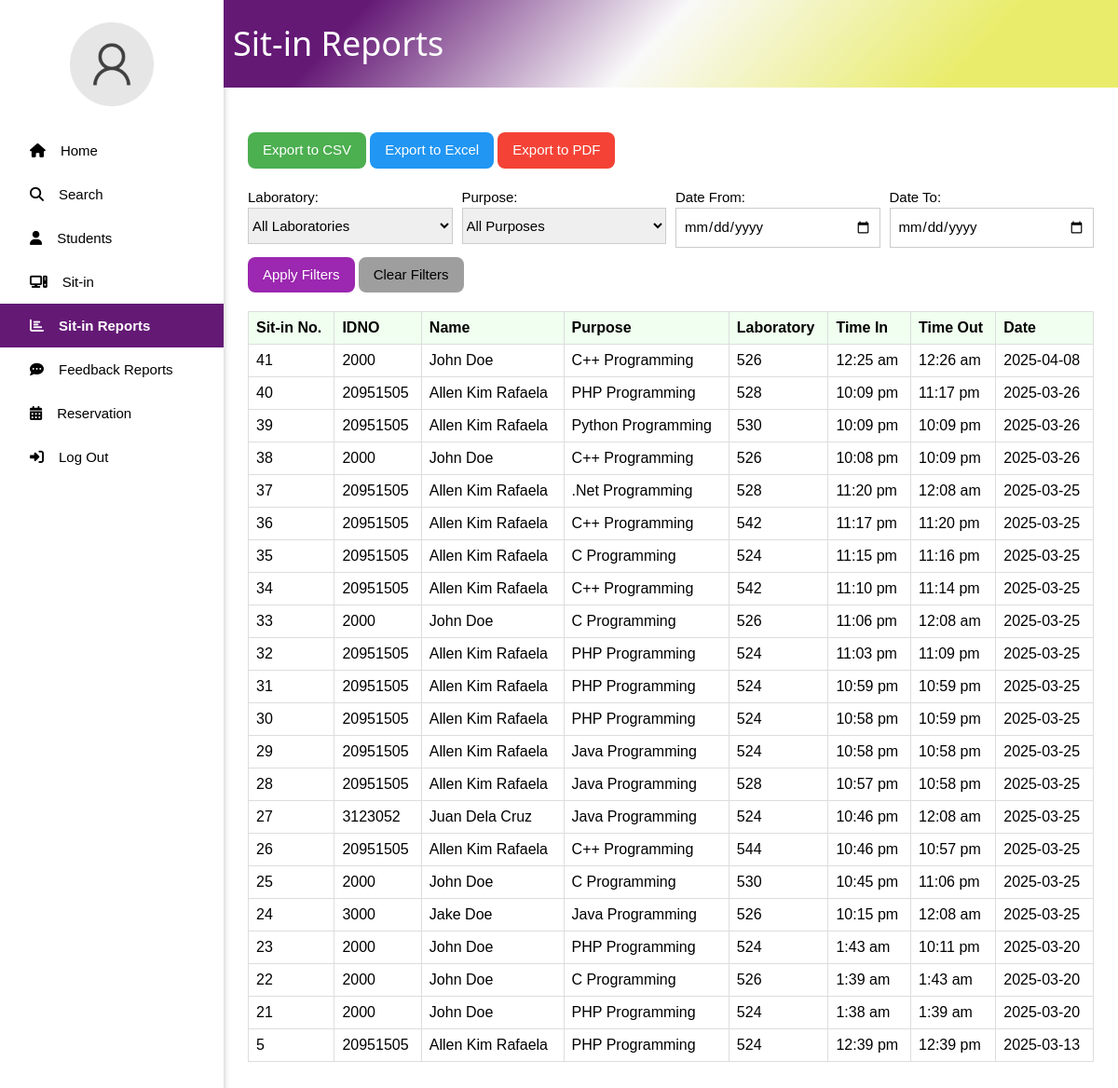
The app's page /SitinReports.php (signed in) with its own data.
### tables this page shows
CREATE TABLE `sitin_records` (
  `ID` int(11) NOT NULL,
  `IDNO` int(11) NOT NULL,
  `PURPOSE` varchar(255) NOT NULL,
  `LABORATORY` varchar(255) NOT NULL,
  `TIME_IN` datetime NOT NULL DEFAULT current_timestamp(),
  `TIME_OUT` datetime DEFAULT NULL
);

CREATE TABLE `user` (
  `ID` int(11) NOT NULL,
  `IDNO` int(11) NOT NULL,
  `LASTNAME` varchar(30) NOT NULL,
  `FIRSTNAME` varchar(30) NOT NULL,
  `MIDDLENAME` varchar(30) DEFAULT NULL,
  `COURSE` varchar(30) NOT NULL,
  `YEAR_LEVEL` int(11) NOT NULL,
  `USERNAME` varchar(30) NOT NULL,
  `PASSWORD` varchar(255) NOT NULL,
  `PROFILE_PIC` varchar(255) NOT NULL DEFAULT 'images/default_pic.png',
  `SESSION_COUNT` int(11) DEFAULT 30
);

### SitinReports.php (the view, shortened to what this page needs)
<?php
include 'connect.php';
$username = $_SESSION['user']['USERNAME'];
$sql_profile = "SELECT PROFILE_PIC FROM user WHERE USERNAME = ?";
$stmt_profile = $conn->prepare($sql_profile);
$stmt_profile->bind_param("s", $username);
$stmt_profile->execute();
$result_profile = $stmt_profile->get_result();
$user = $result_profile->fetch_assoc();
$date_from = isset($_GET['date_from']) ? $_GET['date_from'] : '';
$date_to = isset($_GET['date_to']) ? $_GET['date_to'] : '';
$sql_sitins = "SELECT sr.ID, u.IDNO, CONCAT(u.FIRSTNAME, ' ', u.LASTNAME) AS Name, sr.PURPOSE, sr.LABORATORY, sr.TIME_IN, sr.TIME_OUT
               FROM sitin_records sr
               JOIN user u ON sr.IDNO = u.IDNO
               WHERE 1=1";
$sql_sitins .= " ORDER BY sr.TIME_IN DESC";
$stmt_sitins = $conn->prepare($sql_sitins);
$stmt_sitins->execute();
$result_sitins = $stmt_sitins->get_result();
$sitin_records = [];
if ($result_sitins->num_rows > 0) {
    while ($row = $result_sitins->fetch_assoc()) {
        $sitin_records[] = $row;
    }
}
?>
<!DOCTYPE html>
<html lang="en">
<head>
    <link rel="stylesheet" href="w3.css">
    <link rel="stylesheet" href="side_nav.css">
</head>
<body>
    <div class="w3-sidebar w3-bar-block w3-collapse w3-card w3-animate-left" style="width:20%;" id="mySidebar">
        <div class="profile w3-center w3-margin w3-padding">
            <?php
            $profile_pic = isset($user['PROFILE_PIC']) ? $user['PROFILE_PIC'] : 'images/default_pic.png';
            ?>
            <img src="<?php echo htmlspecialchars($profile_pic); ?>" alt="profile_pic" style="width: 90px; height:90px;">
        </div>
        <a href="admin.php" class="w3-bar-item w3-button"><i class="fa-solid fa-house w3-padding"></i><span>Home</span></a>
        <a href="#" onclick="document.getElementById('searchModal').style.display='block'" class="w3-bar-item w3-button"><i class="fa-solid fa-magnifying-glass w3-padding"></i><span>Search</span></a>
        <a href="list.php" class="w3-bar-item w3-button"><i class="fa-solid fa-user w3-padding"></i><span>Students</span></a>
        <a href="currentSitin.php" class="w3-bar-item w3-button"><i class="fa-solid fa-computer w3-padding"></i><span>Sit-in</span></a>
        <a href="SitinReports.php" class="w3-bar-item w3-button active"><i class="fa-solid fa-chart-bar w3-padding"></i><span>Sit-in Reports</span></a>
        <a href="feedback_reports.php" class="w3-bar-item w3-button"><i class="fa-solid fa-comment-dots w3-padding"></i><span>Feedback Reports</span></a>
        <a href="#" class="w3-bar-item w3-button"><i class="fa-solid fa-calendar-days w3-padding"></i><span>Reservation</span></a>
        <a href="logout.php" class="w3-bar-item w3-button"><i class="fa-solid fa-right-to-bracket w3-padding"></i><span>Log Out</span></a>
    </div>
    <div style="margin-left:20%; z-index: 1; position: relative;">
        <div class="title_page w3-container" style="display: flex; align-items: center;">
            <h1 style="margin-left: 10px; color: #ffff;">Sit-in Reports</h1>
        </div>
        <div class="w3-container" style="margin: 5% 10px;">
            <div class="export-buttons">
                <?php
                $export_params = $_GET;
                $filter_query = http_build_query(array_merge($export_params, ['export' => 'csv']));
                $excel_query = http_build_query(array_merge($export_params, ['export' => 'xlsx']));
                $pdf_query = http_build_query(array_merge($export_params, ['export' => 'pdf']));
                ?>
                <a href="?<?php echo $filter_query; ?>" class="w3-button w3-green w3-round-large">Export to CSV</a>
                <a href="?<?php echo $excel_query; ?>" class="w3-button w3-blue w3-round-large">Export to Excel</a>
                <a href="?<?php echo $pdf_query; ?>" class="w3-button w3-red w3-round-large">Export to PDF</a>
            </div>
            <form method="GET" class="filter-container">
                <div class="filter-item">
                    <label>Laboratory:</label>
                    <select name="laboratory" class="w3-select w3-border">
                        <option value="">All Laboratories</option>
                    </select>
                </div>
                <div class="filter-item">
                    <label>Purpose:</label>
                    <select name="purpose" class="w3-select w3-border">
                        <option value="">All Purposes</option>
                    </select>
                </div>
                <div class="filter-item">
                    <label>Date From:</label>
                    <input type="date" name="date_from" class="w3-input w3-border" value="<?php echo htmlspecialchars($date_from); ?>">
                </div>
                <div class="filter-item">
                    <label>Date To:</label>
                    <input type="date" name="date_to" class="w3-input w3-border" value="<?php echo htmlspecialchars($date_to); ?>">
                </div>
                <div class="filter-item" style="align-self: flex-end;">
                    <button type="submit" class="w3-button w3-purple w3-round-large">Apply Filters</button>
                    <a href="SitinReports.php" class="w3-button w3-gray w3-round-large">Clear Filters</a>
                </div>
            </form>
            <table class="sitin-table">
                <thead>
                    <tr>
                        <th>Sit-in No.</th>
                        <th>IDNO</th>
                        <th>Name</th>
                        <th>Purpose</th>
                        <th>Laboratory</th>
                        <th>Time In</th>
                        <th>Time Out</th>
                        <th>Date</th>
                    </tr>
                </thead>
                <tbody>
                    <?php if (count($sitin_records) > 0): ?>
                        <?php foreach ($sitin_records as $record): ?>
                            <tr>
                                <td><?php echo htmlspecialchars($record['ID']); ?></td>
                                <td><?php echo htmlspecialchars($record['IDNO']); ?></td>
                                <td><?php echo htmlspecialchars($record['Name']); ?></td>
                                <td><?php echo htmlspecialchars($record['PURPOSE']); ?></td>
                                <td><?php echo htmlspecialchars($record['LABORATORY']); ?></td>
                                <td><?php echo date("g:i a", strtotime($record['TIME_IN'])); ?></td>
                                <td><?php echo $record['TIME_OUT'] ? date("g:i a", strtotime($record['TIME_OUT'])) : 'Still Sitting-in'; ?></td>
                                <td><?php echo date("Y-m-d", strtotime($record['TIME_IN'])); ?></td>
                            </tr>
                        <?php endforeach; ?>
                    <?php else: ?>
                        <tr>
                            <td colspan="8">No sit-in records found.</td>
                        </tr>
                    <?php endif; ?>
                </tbody>
            </table>
        </div>
    </div>
</body>
</html>

### w3.css (style rules this page uses)
html { box-sizing:border-box }
*,*:before,*:after { box-sizing:inherit }
html { -ms-text-size-adjust:100%;-webkit-text-size-adjust:100% }
body { margin:0 }
a { background-color:transparent }
img { border-style:none }
button,input,select,textarea,optgroup { font:inherit;margin:0 }
button,input { overflow:visible }
button,select { text-transform:none }
button,[type=button],[type=reset],[type=submit] { -webkit-appearance:button }
html,body { font-family:Verdana,sans-serif;font-size:15px;line-height:1.5 }
html { overflow-x:hidden }
h1 { font-size:36px }
h1,h2,h3,h4,h5,h6 { font-family:"Segoe UI",Arial,sans-serif;font-weight:400;margin:10px 0 }
img { vertical-align:middle }
a { color:inherit }
.w3-btn,.w3-button { border:none;display:inline-block;padding:8px 16px;vertical-align:middle;overflow:hidden;text-decoration:none;color:inherit;background-color:inherit;text-align:center;cursor:pointer;white-space:nowrap }
.w3-btn,.w3-button { -webkit-touch-callout:none;-webkit-user-select:none;-khtml-user-select:none;-moz-user-select:none;-ms-user-select:none;user-select:none }
.w3-input { padding:8px;display:block;border:none;border-bottom:1px solid #ccc;width:100% }
.w3-select { padding:9px 0;width:100%;border:none;border-bottom:1px solid #ccc }
.w3-sidebar { height:100%;width:200px;background-color:#fff;position:fixed!important;z-index:1;overflow:auto }
.w3-bar-block .w3-bar-item { width:100%;display:block;padding:8px 16px;text-align:left;border:none;white-space:normal;float:none;outline:0 }
.w3-container:after,.w3-container:before,.w3-panel:after,.w3-panel:before,.w3-row:after,.w3-row:before,.w3-row-padding:after,.w3-row-padding:before, .w3-cell-row:before,.w3-cell-row:after,.w3-clear:after,.w3-clear:before,.w3-bar:before,.w3-bar:after { content:"";display:table;clear:both }
@media (min-width:993px) { .w3-sidebar.w3-collapse { display:block!important } }
.w3-round-large { border-radius:8px }
.w3-container,.w3-panel { padding:0.01em 16px }
.w3-card,.w3-card-2 { box-shadow:0 2px 5px 0 rgba(0,0,0,0.16),0 2px 10px 0 rgba(0,0,0,0.12) }
.w3-animate-left { position:relative;animation:animateleft 0.4s }
.w3-center { text-align:center!important }
.w3-border { border:1px solid #ccc!important }
.w3-margin { margin:16px!important }
.w3-padding { padding:8px 16px!important }
.w3-blue,.w3-hover-blue:hover { color:#fff!important;background-color:#2196F3!important }
.w3-green,.w3-hover-green:hover { color:#fff!important;background-color:#4CAF50!important }
.w3-purple,.w3-hover-purple:hover { color:#fff!important;background-color:#9c27b0!important }
.w3-red,.w3-hover-red:hover { color:#fff!important;background-color:#f44336!important }
.w3-grey,.w3-hover-grey:hover,.w3-gray,.w3-hover-gray:hover { color:#000!important;background-color:#9e9e9e!important }

### side_nav.css (style rules this page uses)
.title_page { position: sticky; top: 0; z-index: 1000; padding: 10px 0; background: rgb(100,25,117); background: linear-gradient(133deg, rgba(100,25,117,1) 15%, rgba(249,249,249,1) 48%, rgba(233,236,107,1) 82%); }
.active { background-color:rgba(100,25,117,1); color: white; font-weight: bold; }

### SitinReports.php (style rules this page uses)
.sitin-table { width: 100%; border-collapse: collapse; margin-top: 20px; }
.sitin-table th, .sitin-table td { border: 1px solid #ddd; padding: 8px; text-align: left; }
.sitin-table th { background-color: #f0fff0; }
.filter-container { display: flex; gap: 10px; margin-bottom: 20px; flex-wrap: wrap; }
.filter-item { flex: 1; min-width: 200px; }
.export-buttons { margin-bottom: 20px; }

### records on screen
sitin_records: ID "41", IDNO.IDNO "2000", Name "John Doe", PURPOSE "C++ Programming", LABORATORY "526", TIME_IN "12:25 am", TIME_OUT "12:26 am", TIME_IN "2025-04-08"
sitin_records: ID "40", IDNO.IDNO "20951505", Name "Allen Kim Rafaela", PURPOSE "PHP Programming", LABORATORY "528", TIME_IN "10:09 pm", TIME_OUT "11:17 pm", TIME_IN "2025-03-26"
sitin_records: ID "39", IDNO.IDNO "20951505", Name "Allen Kim Rafaela", PURPOSE "Python Programming", LABORATORY "530", TIME_IN "10:09 pm", TIME_OUT "10:09 pm", TIME_IN "2025-03-26"
sitin_records: ID "38", IDNO.IDNO "2000", Name "John Doe", PURPOSE "C++ Programming", LABORATORY "526", TIME_IN "10:08 pm", TIME_OUT "10:09 pm", TIME_IN "2025-03-26"
sitin_records: ID "37", IDNO.IDNO "20951505", Name "Allen Kim Rafaela", PURPOSE ".Net Programming", LABORATORY "528", TIME_IN "11:20 pm", TIME_OUT "12:08 am", TIME_IN "2025-03-25"
sitin_records: ID "36", IDNO.IDNO "20951505", Name "Allen Kim Rafaela", PURPOSE "C++ Programming", LABORATORY "542", TIME_IN "11:17 pm", TIME_OUT "11:20 pm", TIME_IN "2025-03-25"
sitin_records: ID "35", IDNO.IDNO "20951505", Name "Allen Kim Rafaela", PURPOSE "C Programming", LABORATORY "524", TIME_IN "11:15 pm", TIME_OUT "11:16 pm", TIME_IN "2025-03-25"
sitin_records: ID "34", IDNO.IDNO "20951505", Name "Allen Kim Rafaela", PURPOSE "C++ Programming", LABORATORY "542", TIME_IN "11:10 pm", TIME_OUT "11:14 pm", TIME_IN "2025-03-25"
sitin_records: ID "33", IDNO.IDNO "2000", Name "John Doe", PURPOSE "C Programming", LABORATORY "526", TIME_IN "11:06 pm", TIME_OUT "12:08 am", TIME_IN "2025-03-25"
sitin_records: ID "32", IDNO.IDNO "20951505", Name "Allen Kim Rafaela", PURPOSE "PHP Programming", LABORATORY "524", TIME_IN "11:03 pm", TIME_OUT "11:09 pm", TIME_IN "2025-03-25"
sitin_records: ID "31", IDNO.IDNO "20951505", Name "Allen Kim Rafaela", PURPOSE "PHP Programming", LABORATORY "524", TIME_IN "10:59 pm", TIME_OUT "10:59 pm", TIME_IN "2025-03-25"
sitin_records: ID "30", IDNO.IDNO "20951505", Name "Allen Kim Rafaela", PURPOSE "PHP Programming", LABORATORY "524", TIME_IN "10:58 pm", TIME_OUT "10:59 pm", TIME_IN "2025-03-25"
sitin_records: ID "29", IDNO.IDNO "20951505", Name "Allen Kim Rafaela", PURPOSE "Java Programming", LABORATORY "524", TIME_IN "10:58 pm", TIME_OUT "10:58 pm", TIME_IN "2025-03-25"
sitin_records: ID "28", IDNO.IDNO "20951505", Name "Allen Kim Rafaela", PURPOSE "Java Programming", LABORATORY "528", TIME_IN "10:57 pm", TIME_OUT "10:58 pm", TIME_IN "2025-03-25"
sitin_records: ID "27", IDNO.IDNO "3123052", Name "Juan Dela Cruz", PURPOSE "Java Programming", LABORATORY "524", TIME_IN "10:46 pm", TIME_OUT "12:08 am", TIME_IN "2025-03-25"
sitin_records: ID "26", IDNO.IDNO "20951505", Name "Allen Kim Rafaela", PURPOSE "C++ Programming", LABORATORY "544", TIME_IN "10:46 pm", TIME_OUT "10:57 pm", TIME_IN "2025-03-25"
sitin_records: ID "25", IDNO.IDNO "2000", Name "John Doe", PURPOSE "C Programming", LABORATORY "530", TIME_IN "10:45 pm", TIME_OUT "11:06 pm", TIME_IN "2025-03-25"
sitin_records: ID "24", IDNO.IDNO "3000", Name "Jake Doe", PURPOSE "Java Programming", LABORATORY "526", TIME_IN "10:15 pm", TIME_OUT "12:08 am", TIME_IN "2025-03-25"
sitin_records: ID "23", IDNO.IDNO "2000", Name "John Doe", PURPOSE "PHP Programming", LABORATORY "524", TIME_IN "1:43 am", TIME_OUT "10:11 pm", TIME_IN "2025-03-20"
sitin_records: ID "22", IDNO.IDNO "2000", Name "John Doe", PURPOSE "C Programming", LABORATORY "526", TIME_IN "1:39 am", TIME_OUT "1:43 am", TIME_IN "2025-03-20"
sitin_records: ID "21", IDNO.IDNO "2000", Name "John Doe", PURPOSE "PHP Programming", LABORATORY "524", TIME_IN "1:38 am", TIME_OUT "1:39 am", TIME_IN "2025-03-20"
sitin_records: ID "5", IDNO.IDNO "20951505", Name "Allen Kim Rafaela", PURPOSE "PHP Programming", LABORATORY "524", TIME_IN "12:39 pm", TIME_OUT "12:39 pm", TIME_IN "2025-03-13"
